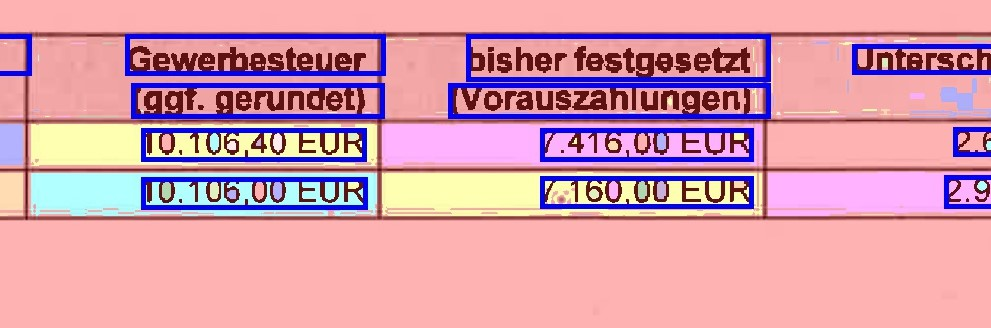
#> input picture images/1.jpg, 991 x 328 px
$ python -i img_auto_mask.py   (imports and definitions only)
#> lines starting #> are read from the running program, lines starting #| are printed output that depends on the picture; after the words box and inside, x2 and y2 are one past the last pixel; in counts of white or black regions, pixels touching at a corner belong together
import os
import sys
from io import StringIO
import time
import numpy as np
import pandas as pd
import matplotlib.pyplot as plt
import matplotlib.patches as mpatches
from matplotlib.pylab import savefig
import pytesseract
import cv2
from skimage.filters import threshold_niblack, threshold_mean
from skimage.segmentation import clear_border
from skimage.measure import label, regionprops
from skimage.morphology import closing, square
from skimage.color import label2rgb
from PIL import Image
import pickle
import scipy.io


def errosion_and_extrapolation(image_name=None, image_array=None, output_name='Cleaned_Image.jpg', plot=1):
    """
    Given an image, tries to remove vertical/horizontal borders

    :param image_name: path+name of the image
    :param image_array: 2D image np.array (if image_name is None)
    :param output_name: name to be saved (if output_name is not None )
    :param plot: whether to show a plot of the erroded image or not
    :return: erroded image array,
    """
    if image_array is None:
        img_cut = cv2.imread(image_name, 0)
    else:
        img_cut = image_array

    if plot:
        plt.figure(figsize=(35, 50))
        plt.imshow(img_cut)
        plt.title('original image')
    if image_array is None:
        blur = cv2.GaussianBlur(img_cut, (1, 1), 0)[:, :, 0]
    else:
        blur = cv2.GaussianBlur(img_cut, (1, 1), 0)
    otsu = cv2.threshold(blur, 0, 255, cv2.THRESH_BINARY + cv2.THRESH_OTSU)[1]
    img_inverted = cv2.bitwise_not(otsu)

    # dilation/erosion horizontal lines
    horizontal = cv2.erode(img_inverted, cv2.getStructuringElement(cv2.MORPH_RECT, (60, 1)))
    horizontal = cv2.dilate(horizontal, cv2.getStructuringElement(cv2.MORPH_RECT, (10, 1)))

    # dilation/erosion vertical lines
    vertical = cv2.erode(img_inverted, cv2.getStructuringElement(cv2.MORPH_RECT, (1, 60)))
    vertical = cv2.dilate(vertical, cv2.getStructuringElement(cv2.MORPH_RECT, (1, 10)))

    mask = cv2.bitwise_not(horizontal + vertical)
    img_cut_mask = cv2.bitwise_not(cv2.bitwise_and(img_inverted, mask))
    if plot:
        plt.figure(figsize=(35, 50))
        plt.imshow(img_cut_mask)
        plt.title('erroded image')

    bw = np.array(closing(img_cut_mask > 10) * 255, dtype=np.uint8)

    if img_cut_mask is None:
        img_cut_mask = cv2.erode(img_cut, cv2.getStructuringElement(cv2.MORPH_RECT, (10, 10)))
    else:
        img_cut_mask = cv2.erode(bw, cv2.getStructuringElement(cv2.MORPH_RECT, (1, 1)))

    if plot:
        plt.figure(figsize=(35, 50))
        plt.imshow(img_cut_mask)
        plt.title('erroded and extrapolated image')

    if output_name is not None:
        Image.fromarray(img_cut_mask).save(output_name)
    return img_cut_mask


def scikitting(image_array,
               black_region=True,
               area_threshold=5000,
               thresholding='mean',
               clearborder=1,
               minDist=40,
               make_img_label_overlay=1,
               unite_boxes=1):
    """
    Given an image array, finds the closed black or white regions
    Used for masking words(finding coordinates of the regions that include a word inside them)

    :param image_array: 2D image np.array
    :param black_region: To consider loops around black regions or white regions for labeling
    :param area_threshold: Minimum area of the labeled region to be accepted
    :param thresholding: Scikit image thresholding method to be used for the image. choices: 'mean', niblack
    :param clearborder: Whether to clear the borders of the image before labeling
    :param minDist: Minumum distance required for two regions to merge (if unite_boxes is True)
    :param make_img_label_overlay: Makes a colored image array showing the labels
    :param unite_boxes: After labeling the the regions in image, unites close/overlapping ones
    :return: Pandas DataFrame of regions' coordinates
    """
    if thresholding == 'mean':
        thresh = threshold_mean(image_array)
    else:
        thresh = threshold_niblack(image_array)
    if black_region:
        bw = closing(image_array < thresh)
    else:
        bw = closing(image_array > thresh)
    if clearborder:
        cleared = clear_border(bw)
    else:
        cleared = bw
    label_image = label(cleared)
    if make_img_label_overlay:
        image_label_overlay = label2rgb(label_image, image=image_array / 255)
    else:
        image_label_overlay = None
    labels = [
                'top',
                'left',
                'Y_coordinate2',
                'X_coordinate2',
                'row_id',
                'group_id',
                'column_id',
                'upper_label',
                'left_label'
            ]

    column_id = None
    group_id = None
    row_id = None
    column_id = None
    upper_label = None
    left_label = None
    table_list = []
    for region in regionprops(label_image):
        if region.area >= area_threshold:
            top, left, Y_coordinate2, X_coordinate2 = region.bbox
            width = X_coordinate2 - left
            height = Y_coordinate2 - top
            aspect_ratio = width / height

            if aspect_ratio < 27 and aspect_ratio > 1 / 10:
                table_list.append(list(region.bbox)
                                  + [row_id]
                                  + [group_id]
                                  + [column_id]
                                  + [upper_label]
                                  + [left_label]
                                  )
    if unite_boxes:
        table_list = unite_close_boxes(table_list, minDist=minDist)
        return pd.DataFrame(table_list, columns=labels), image_label_overlay
    else:
        return pd.DataFrame(table_list, columns=labels), image_label_overlay


def unite_close_boxes(table_list, minDist=50):
    """
    Merges close or overlapping regions.

    :param table_list: A list of the following format which includes the coordinates of the regions
             [
             [top , left, Y_coordinate2, X_coordinate2],
             ...]
    :param minDist: Minimum distance for considering two regions to be close and merged
    :return: A list with the same format of the input which includes coordinates of the merged regions
    """

    boxes_found_to_be_merged = 1
    row_id = 1
    while boxes_found_to_be_merged:
        boxes_found_to_be_merged = 0
        for index1 in range(len(table_list)):  # Picks the index of one of the masks (with index1 in the list)
            for index2 in range(len(table_list)):   # Every other mask (with index2 in the list) it checks the
                                                    # following conditions.
                if (index1 != index2    # Making sure we are picking a mask other than the one with index1
                    and len(table_list) > index1        # Since we might have deleted a mask in extend_box_and_drop
                        and len(table_list) > index2):  # with an index in the list in some previous iterations of
                                                        # this while loop, we make sure index 1 and tow does not
                                                        # exceed the length of the table_list
                    if table_list[index1][4] is None:       # checks if a row_id (4th column) is not assigned to
                                                            # this mask before it otherwise assigns a row_id to it
                        table_list[index1][4] = row_id
                        row_id += 1

                    if is_in_one_row(table_list, index1, index2):
                        table_list[index2][4] = table_list[index1][4]
                        if (are_close(table_list, index1, index2, distance=minDist)
                                or overlaps(table_list, index1, index2)):
                            boxes_found_to_be_merged = 1
                            extend_box_and_drop(table_list, index1, index2)

    return table_list


# [20 lines left out: functions intersects_in_one_col, intersects_in_one_row, not called in this run]


def is_in_one_row(table_list, index1, index2):
    """
    Similar to "intersects_in_one_row" but with list as input

    :param table_list: a complete list of the regions coordinates
    :param index1: index of the first region in the list
    :param index2: index of the second region in the list
    :return:  boolean (if two regions vertical bounds(heights) share an inner bound)
    """
    return max(table_list[index1][0], table_list[index2][0]) < min(table_list[index1][2], table_list[index2][2])


def overlaps(table_list, index1, index2):
    """
    Similar to "intersects_in_one_col" but with list as input
    Is used after being in one row is verified.

    :param table_list: a complete list of the regions coordinates
    :param index1: index of the first region in the list
    :param index2: index of the second region in the list
    :return:  boolean (if two regions horizontal bounds(widths) share an inner bound)
    """
    return max(table_list[index1][1], table_list[index2][1]) <= min(table_list[index1][3], table_list[index2][3])


def are_close(table_list, index1, index2, distance=50):
    """
    Checks if two masks are close to each other by distance(default=50)

    :param table_list: a complete list of the regions coordinates
    :param index1: index of the first region in the list
    :param index2: index of the second region in the list
    :param distance: minumum distance threshold to merge two regions
    :return: boolean (if two regions are close enough)
    """
    return abs(table_list[index1][1] - table_list[index2][3]) < distance


def img_mask_cut(image_array, box):
    """
    cuts array of the mask from the image_array

    :param image_array: 2D image array
    :param box: a pandas row serries which includes coordinates
    :return: image cut array of the region specified with the coordinates in box
    """
    return image_array[box['top']: box['Y_coordinate2'],
                       box['left']: box['X_coordinate2']]


def extend_box_and_drop(table_list, index1, index2):
    """
    In the table_list, which includes all the coordinates of all masks,
    extends the coordinates of the mask with index1 in the list, so that
    its region will cover the mask with index2. Then, it deletes the the
    list element with index2 (since we don't need it anymore and its region
    is now covered by the index1 mask. Thus, the two masks are considered
    merged in the end.

    Structure of table_list : [
                            [top, left, Y_coordinate2, X_coordinate2],
                            [top, left, Y_coordinate2, X_coordinate2],
                            [top, left, Y_coordinate2, X_coordinate2],
                            ...
                              ]


    :param table_list: a complete list of the regions coordinates
    :param index1: index of the first region in the list
    :param index2: index of the second region in the list
    :return: an updated table_list in which the boxes with index1 and index2 are merged
    """
    # orders in table_list : [top, left, Y_coordinate2, X_coordinate2]
    # Here min means extending the top box border more to top to cover the topmost borders of the two boxes.
    table_list[index1][0] = min(table_list[index1][0], table_list[index2][0],
                                table_list[index1][2], table_list[index2][2])
    # Here min means extending the left box border more to left to cover the leftest borders of the two boxes.
    table_list[index1][1] = min(table_list[index1][1], table_list[index2][1],
                                table_list[index1][3], table_list[index2][3])
    # Here max means extending the bottom box border more below to cover the lowest borders of the two boxes.
    table_list[index1][2] = max(table_list[index1][0], table_list[index2][0],
                                table_list[index1][2], table_list[index2][2])
    # Here max means extending the right box border more to right to cover the rightest borders of the two boxes.
    table_list[index1][3] = max(table_list[index1][1], table_list[index2][1],
                                table_list[index1][3], table_list[index2][3])
    del table_list[index2]


# In[73]:


# [30 lines left out: function show_labels, not called in this run]


def clean_and_calculate_columns(boxes, min_area=1000, aspect_ratio_bound_1=50, aspect_ratio_bound_2=1 / 5):
    """
    Removes masks in the boxes DataFrame that make no sense since either their area is too small or
    their aspect ratio is not normal and cannot correspond to a box that has a word inside it.

    :param boxes: pandas dataframe (output of the sckitting function) which includes the regions coordinates
    :param min_area: minimum area a region should have not to be deleted
    :param aspect_ratio_bound_1: minimum aspect ratio a region should have not to be deleted
    :param aspect_ratio_bound_2: maximum aspect ratio a region should have not to be deleted
    :return: DataFrame from input without noise regions
    """
    for idx, row in boxes.iterrows():
        width = row['X_coordinate2'] - row['left']
        height = row['Y_coordinate2'] - row['top']
        aspect_ratio = width / height
        area = height * height
        if area < min_area or aspect_ratio > aspect_ratio_bound_1 or aspect_ratio < aspect_ratio_bound_2:
            boxes = boxes.drop(idx, inplace=False)
        else:
            boxes.at[idx, 'Aspect_ratio(width/height)'] = aspect_ratio
            boxes.at[idx, 'Area'] = area
            boxes.at[idx, 'width'] = width
            boxes.at[idx, 'height'] = height
            boxes.at[idx, 'center_x'] = row['left'] + width / 2
            boxes.at[idx, 'center_y'] = row['top'] + height / 2
            boxes.at[idx, 'text'] = 'None'
    boxes['group_id'] = boxes.index
    return boxes


def inner_table_texts(image_array, minDist=40, make_img_label_overlay=1):
    """
    Given an image_array, first finds the table fields and the for each field find the characters inside them and
    merge them together if they are close by MinDist distance or overlap.
    It returns a DataFrame that includes the information such as coordinates of the masks of words only for
    inside the table fields.

    :param image_array: 2D numpy array of the image
    :param minDist: minumum horizontal distance between the regions to be merged with each other
    :param make_img_label_overlay: whether to make a colored image array of the regions
    :return: Pandas DataFrame of the coordinates of the regions inside tables of the image
    """
    outer_table_image_array = np.copy(image_array)
    boxes_coord, image_overlay = scikitting(image_array,
                                            black_region=False,
                                            clearborder=1,
                                            unite_boxes=0,
                                            minDist=minDist,
                                            area_threshold=5000,
                                            make_img_label_overlay=make_img_label_overlay
                                            )
    labels = [
        'top',
        'left',
        'Y_coordinate2',
        'X_coordinate2',
        'row_id',
        'group_id'
    ]

    in_table_boxes = pd.DataFrame(columns=labels)
    for idx, box in boxes_coord.iterrows():
        mask = img_mask_cut(image_array, box)
        mask = errosion_and_extrapolation(image_array=mask, plot=0)
        sub_boxes, _ = scikitting(mask,
                                  area_threshold=25,
                                  thresholding='nieblack',
                                  make_img_label_overlay=0,
                                  clearborder=0,
                                  unite_boxes=1)

        sub_boxes['left'] += box['left']
        sub_boxes['top'] += box['top']
        sub_boxes['X_coordinate2'] += box['left']
        sub_boxes['Y_coordinate2'] += box['top']
        sub_boxes['row_id'] += 0.5  # to distinguish inner and outer table texts

        outer_table_image_array[box['top'] - 15: box['Y_coordinate2'] + 15,
        box['left'] - 15: box['X_coordinate2'] + 15] = 255

        in_table_boxes = pd.concat([in_table_boxes, sub_boxes], ignore_index=True, sort=False)
    return in_table_boxes, outer_table_image_array, image_overlay


def outer_table_texts(image_array, area_threshold=400):
    """
    Given an image_array ( e.g. an image array that does not have any table inside it), it finds the
    Characters inside the image, merges the together and returns a DataFrame for the corresponding
    information such as masks coordinates.
    similar output to inner_table_texts, but for outside of the tables.

    :param image_array: 2D numpy array of the image
    :param area_threshold: Minimum area of regions to be accepted as mask
    :return: Pandas DataFrame of the coordinates of the regions outside tables of the image
    """
    boxes, _ = scikitting(image_array,
                          area_threshold=area_threshold,
                          make_img_label_overlay=0,
                          unite_boxes=1,
                          black_region=True,
                          thresholding='niblack',
                          clearborder=1)
    return boxes


def Auto_mask_image(img_path, saving_path=None):
    """
    Given an image path, it finds characters, merges them together and return a DataFrame that
    includes the information such as the coordinates of masks in the image.

    step1: extracts the masks only for inside table fields. and remove table fields from the image array for step2.
    step2: takes the image array without table fields and extracts masks of the words inside it.
    step3: concatanation of the DataFrame results from step1 and step2.
    step4: cleaning the image from masks whose area or aspect ratio do not make sense to be mask of a word
    step5: if a saving_path: saves the DataFrame as an xlsx file.

    :param img_path: path(including the name and its format) of the target image
    :param saving_path: path for saving an xlsx file which includes coordinates of the regions in image that includes words/numbers
    :return: Pandas DataFrame version of the above xlsx file
    """
#> called with img_path = 'images/1.jpg'
    IMG = cv2.imread(img_path, 0)
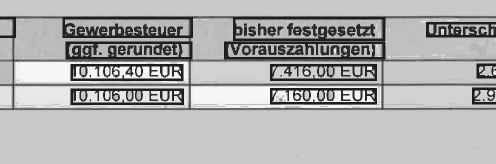
#> IMG: shape (328, 991) (shown at 1/2 size); min 16, max 255, mean 173.8

    iner_boxes, outer_img_array, _ = inner_table_texts(image_array=IMG, minDist=40, make_img_label_overlay=0)
#> in scikitting, `thresh = threshold_mean(image_array)`: thresh = 173.8
#> in scikitting, `bw = closing(image_array > thresh)`:
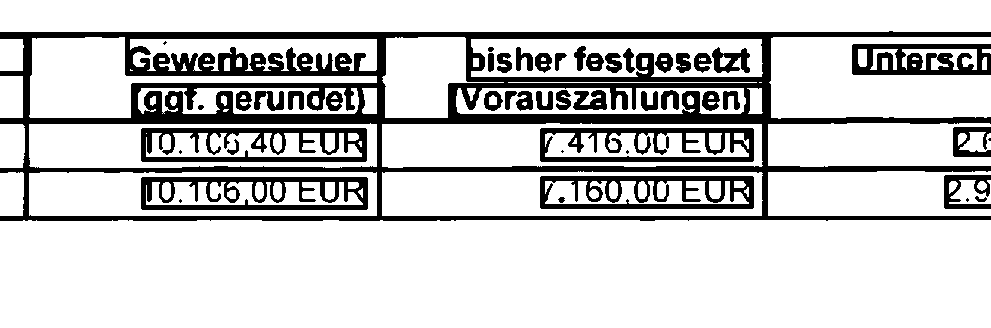
#> bw: shape (328, 991) bool; 79.7% white; 48 black regions (7 under 20 px), largest, box (x1, y1, x2, y2) and area: (0, 31, 991, 221) 39715, (141, 177, 368, 210) 3921, (141, 128, 367, 162) 3861
#> in scikitting, `label_image = label(cleared)`:
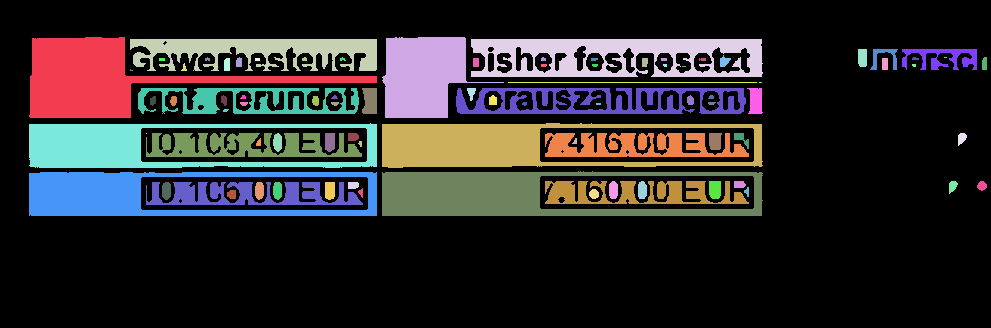
#> label_image: shape (328, 991) int32; 88 distinct labels, from 0 to 87; one colour per label, 0 black
#> the loop in scikitting, `for region in regionprops(label_image):` made 87 passes
#> (top, left, Y_coordinate2, X_coordinate2, width, height, aspect_ratio) on passes 1, 2, 4, 55, 56, 69, 70: (37, 29, 118, 377, 348, 81, 4.3), (37, 382, 118, 504, 122, 81, 1.51), (39, 471, 77, 763, 292, 38, 7.68), (123, 29, 168, 377, 348, 45, 7.73), (123, 382, 168, 763, 381, 45, 8.47), (171, 382, 216, 763, 381, 45, 8.47), (172, 29, 216, 377, 348, 44, 7.91)
#> after the loop in scikitting, `for region in regionprops(label_image):`: table_list = 7 items
#> in inner_table_texts, `boxes_coord, image_overlay = scikitting(image_array, black_region=Fals..`: boxes_coord = table of 7 rows and 9 columns
#> call 2 of scikitting, with black_region = True, area_threshold = 25, thresholding = 'nieblack', clearborder = 0, minDist = 40, make_img_label_overlay = 0, unite_boxes = 1
#> in scikitting (call 2), `label_image = label(cleared)`:
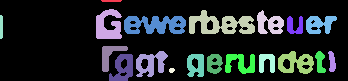
#> label_image: shape (81, 348) int32; 20 distinct labels, from 0 to 19; one colour per label, 0 black
#> the loop in scikitting (call 2), `for region in regionprops(label_image):` made 19 passes
#> (top, left, Y_coordinate2, X_coordinate2, width, height, aspect_ratio) on passes 1 to 8: (0, 101, 2, 122, 21, 2, 10.5), (9, 96, 39, 122, 26, 30, 0.867), (10, 189, 34, 255, 66, 24, 2.75), (10, 257, 34, 284, 27, 24, 1.12), (15, 0, 39, 3, 3, 24, 0.125), (16, 124, 34, 186, 62, 18, 3.44), (16, 287, 34, 303, 16, 18, 0.889), (16, 306, 34, 337, 31, 18, 1.72)
#> after the loop in scikitting (call 2), `for region in regionprops(label_image):`: table_list = 18 items
#> after the loop in unite_close_boxes, `while boxes_found_to_be_merged:`: row_id = 4; table_list = 4 items
#> in inner_table_texts, `sub_boxes, _ = scikitting(mask, area_threshold=25, thresholding='niebl..`: sub_boxes = table of 4 rows and 9 columns
#> in inner_table_texts, `outer_table_image_array[box['top'] - 15: box['Y_coordinate2'] + 15, bo..`:
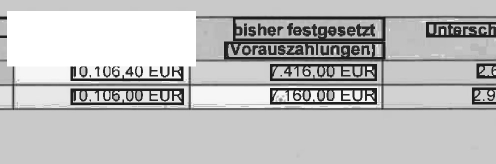
#> outer_table_image_array: shape (328, 991) (shown at 1/2 size); min 16, max 255, mean 189
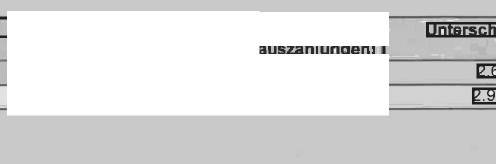
#> outer_img_array: shape (328, 991) (shown at 1/2 size); min 17, max 255, mean 221.6
#> iner_boxes = table of 14 rows and 9 columns

    outer_img_array_eroded = errosion_and_extrapolation(image_array=outer_img_array, plot=0)
#> in errosion_and_extrapolation (call 8), `horizontal = cv2.dilate(horizontal, cv2.getStructuringElement(cv2.MORP..`:
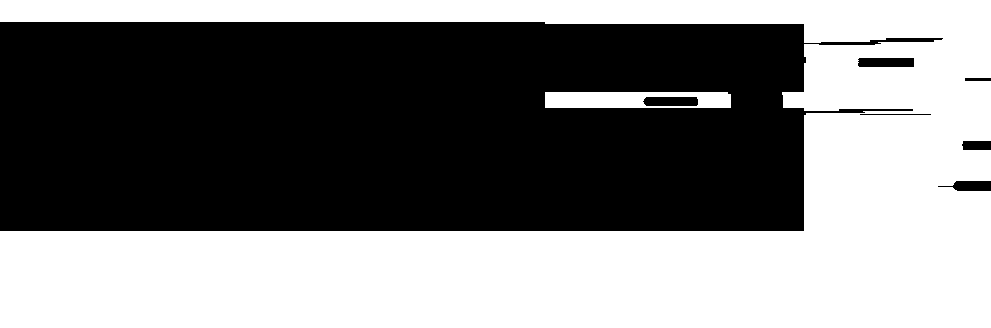
#> horizontal: shape (328, 991); 48.7% white; 2 white regions, box (x1, y1, x2, y2) and area: (0, 0, 991, 328) 155870, (545, 92, 731, 108) 2492

    outer_boxes = outer_table_texts(outer_img_array_eroded, area_threshold=1)
#> in outer_table_texts, `boxes, _ = scikitting(image_array, area_threshold=area_threshold, make..`: boxes = table of 9 rows and 9 columns
#> outer_boxes = table of 9 rows and 9 columns

    all_boxes = pd.concat([outer_boxes, iner_boxes], ignore_index=True, sort=False)
#> all_boxes = table of 23 rows and 9 columns
    all_boxes = clean_and_calculate_columns(all_boxes, min_area=700, aspect_ratio_bound_1=100,
                                            aspect_ratio_bound_2=1 / 5)
#> all_boxes = table of 9 rows and 16 columns
    if saving_path is not None:
        all_boxes.to_excel(saving_path + '/image_mask_coordinates.xlsx', engine='xlsxwriter')
    return all_boxes


# [65 lines left out: functions read_write_txts, get_upper_labels, get_left_labels, not called in this run]

>>> result = Auto_mask_image('images/1.jpg')
#> result = table of 9 rows and 16 columns
